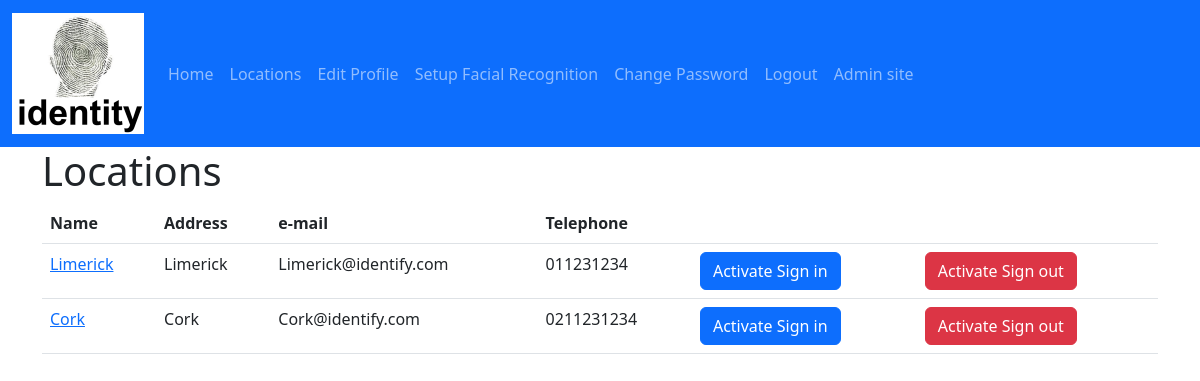
The app's page /locations/ (signed in) with its own data.
### identity/models.py (models this page shows, shortened)
class Location(models.Model):
    id = models.AutoField(primary_key=True)
    address = models.CharField(max_length=200)
    description = models.CharField(max_length=200)
    email = models.EmailField(max_length=200, unique=True)
    name = models.CharField(max_length=200, unique=True)
    telephone = models.CharField(max_length=20)

### identity/views.py (the view)
# urls.py: path('locations/', views.locations, name='locations'),
@login_required
def locations(request):
    locations: list(Location) = Location.objects.order_by('-name')
    return render(request, 'locations/index.html', {'locations': locations})

### identity/templates/locations/index.html (shortened to what this page needs)
{% extends "master.html" %}
{% block content %}
    <h1 id="my-desc">Locations</h1>
    {% if locations %}
        <table class="table" aria-describedby="my-desc">
            <thead>
                <tr>
                    <th>Name</th>
                    <th>Address</th>
                    <th>e-mail</th>
                    <th>Telephone</th>
                    <th>
                    </th>
                    <th>
                    </th>
                </tr>
            </thead>
            <tbody>
                {% for location in locations %}
                    <tr>
                        <td>
                            <a href="{% url 'details' location.id %}">{{ location.name }}</a>
                        </td>
                        <td>{{ location.name }}</td>
                        <td>{{ location.email }}</td>
                        <td>{{ location.telephone }}</td>
                        <td>
                            <a class="btn btn-primary" href="{% url 'sign_in' location.id %}">Activate Sign in</a>
                        </td>
                        <td>
                            <a class="btn btn-danger" href="{% url 'sign_out' location.id %}">Activate Sign out</a>
                        </td>
                    </tr>
                {% endfor %}
            </tbody>
        </table>
    {% else %}
        <p>No locations are available.</p>
    {% endif %}
{% endblock content %}

### records on screen
Location: name "Limerick", email "Limerick@identify.com", telephone "011231234"
Location: name "Cork", email "Cork@identify.com", telephone "0211231234"
